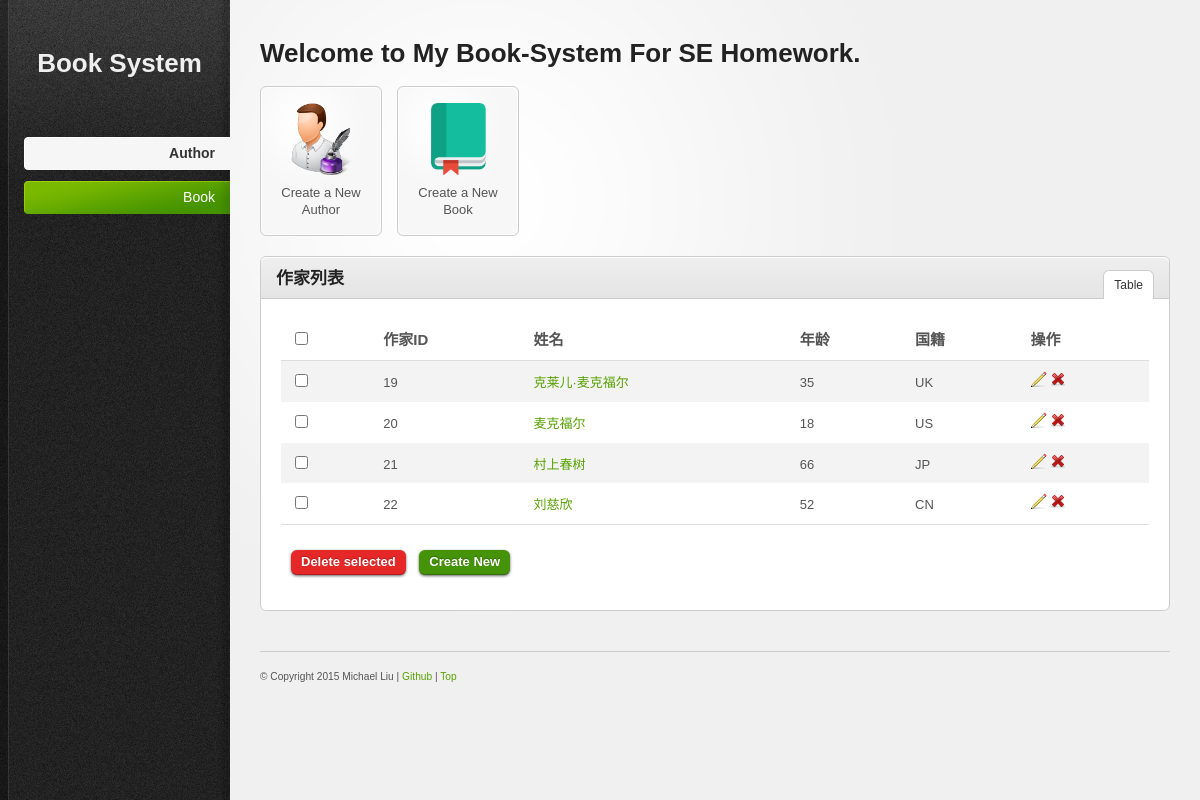
Page /author/ on the committed database.
### bookmanagement/models.py (models this page shows, shortened)
class Author(models.Model):
    COUNTRY_ENUM = countryEnumTuple()
    AuthorID = models.AutoField(primary_key=True)
    Name = models.CharField(max_length=128)
    Age = models.IntegerField()
    Country = models.CharField(max_length=128,choices=COUNTRY_ENUM)
    class META:
        ordering = ['Name']

### bookmanagement/views.py (the view)
        class List(ListView):
            model = t_model

### bookmanagement/templates/bookmanagement/author_list.html (shortened to what this page needs)
{% extends "base.html" %}
{% load staticfiles %}
{% block boxtitle %}
    作家列表
{% endblock %}
{% block currentauthor %}current{% endblock %}
{% block content %}
    <form id="form" method="post" action="./deleteAll">{% csrf_token %}
    <table>
        <thead>
        <tr>
            <th>
                <input class="check-all" type="checkbox"/>
            </th>
            <th>作家ID</th>
            <th>姓名</th>
            <th>年龄</th>
            <th>国籍</th>
            <th>操作</th>
        </tr>
        </thead>
        <tfoot>
        <tr>
            <td colspan="6">
                <div class="bulk-actions align-left">
                    <a class="buttoni red" type="submit" onclick="$('#form').submit()">Delete selected</a>
                    <a class="buttoni green" href="./create/">Create New</a>
                </div>
            </td>
        </tr>
        </tfoot>
        <tbody>
        {% for author in object_list %}
        <tr>
            <td>
                <input type="checkbox" name="{{ author.AuthorID }}" />
            </td>
            <td>{{ author.AuthorID }}</td>
            <td><a href="./detail/{{ author.AuthorID }}">{{ author.Name }}</a></td>
            <td>{{ author.Age }}</td>
            <td>{{ author.get_Country_display  }}</td>
            <td>
                <a href='./update/{{ author.AuthorID }}' title="Edit"><img src="{% static 'images/icons/pencil.png' %}" alt="Edit"/></a>
                <a href='./delete/{{ author.AuthorID }}' title="Delete"><img src="{% static 'images/icons/cross.png' %}" alt="Delete"/></a>
            </td>
        </tr>
        {% endfor %}
        </tbody>
    </table>
    </form>
{% endblock %}

### bookmanagement/static/css/style.css (style rules this page uses)
html { font-size: 100%; height: 100%; margin-bottom: 1px; }
body { font-family: Arial, Helvetica, sans-serif; color: #555; background: #f0f0f0 url('../images/bg-body.gif') top left repeat-y; font-size: 12px; }
a { color: #57a000; text-decoration: none; }
.align-left { float: left; }
#main-content table { width: 100%; border-collapse: collapse; }
#main-content table thead th { font-weight: bold; font-size: 15px; border-bottom: 1px solid #ddd; }
#main-content tbody { border-bottom: 1px solid #ddd; }
#main-content tbody tr { background: #fff; }
#main-content tbody tr.alt-row { background: #f3f3f3; }
#main-content table td, #main-content table th { padding: 10px; line-height: 1.3em; }
#main-content table tfoot td .bulk-actions { padding: 15px 0 5px 0; }
form input[type="checkbox"], form input[type="radio"] { padding: 0; background: none; border: 0; }
.buttoni, .buttoni:visited { background: #222 url(overlay.png) repeat-x; display: inline-block; padding: 5px 10px 6px; margin-right: 10px; color: #fff; text-decoration: none; -moz-border-radius: 6px; -webkit-border-radius: 6px; -moz-box-shadow: 0 1px 3px rgba(0,0,0,0.6); -webkit-box-shadow: 0 1px 3px rgba(0,0,0,0.6); text-shadow: 0 -1px 1px rgba(0,0,0,0.25); border-bottom: 1px solid rgba(0,0,0,0.25); position: relative; cursor: pointer }
.buttoni, .buttoni:visited, .medium.buttoni, .medium.buttoni:visited { font-size: 13px; font-weight: bold; line-height: 1; text-shadow: 0 -1px 1px rgba(0,0,0,0.25); }
.green.buttoni, .green.buttoni:visited { background-color: #459309; }
.red.buttoni, .red.buttoni:visited { background-color: #e62727; }

### rows in the picture
Author: AuthorID "19", Name "克莱儿·麦克福尔", Age "35", Country "UK"
Author: AuthorID "20", Name "麦克福尔", Age "18", Country "US"
Author: AuthorID "21", Name "村上春树", Age "66", Country "JP"
Author: AuthorID "22", Name "刘慈欣", Age "52", Country "CN"
